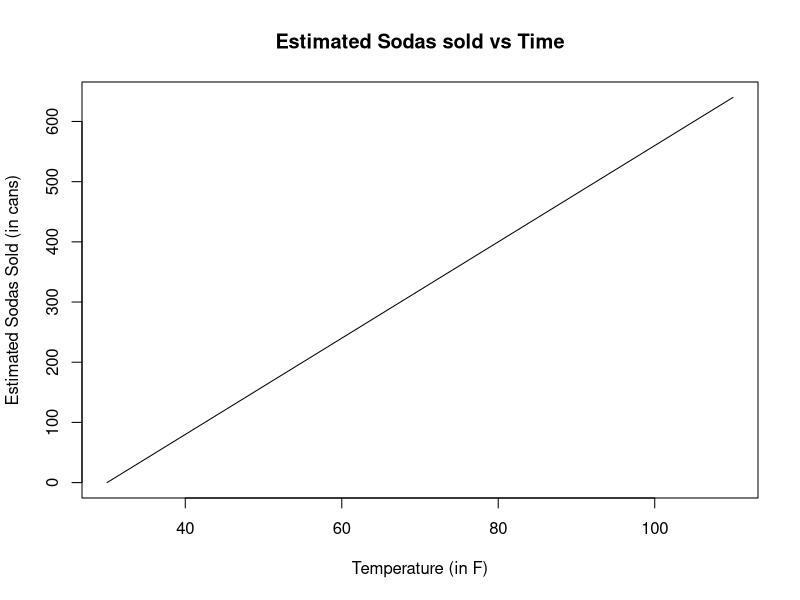

This chart was generated by the following R code: (Note: this script raises an error after producing the figure.)
## ---- chunk 1
knitr::opts_chunk$set(echo = TRUE)
knitr::opts_chunk$set(message= F)
knitr::opts_chunk$set(warning = F)
## ---- chunk 2
-240 + 8*80
## ---- chunk 3
x <-  30:110
y <-  -240 + 8*x
plot(x,y, xlab = "Temperature (in F)", ylab = "Estimated Sodas Sold (in cans)", 
     main = "Estimated Sodas sold vs Time",type = 'l')
## ---- chunk 4
#You should set it to your own working directory
#Note that the \ slashes are the default, but you have to change these to
#either double backslashes or / as I did
# file location from computer: C:\Users\ryanj\Dropbox\TA\Econ 103\Winter 2018\Data
my_wd <- "C:/Users/ryanj/Dropbox/TA/Econ 103/Winter 2018/Data/s4poe_statadata"
my_file <- paste(my_wd, "cps4_small.dta", sep = "/")

#to read in stata files, need special package (many exist)
#install.packages('haven') #must run if haven't installed it yet
library(haven)
dat <- read_stata(my_file)
    #could also use
    #haven::read_stata(my_file)
    #for questions, type ?read_stata or ?haven::read_stata

#Take a look
#View(dat)



#################################################
#First looking at wage
#################################################

#refer to items with dollar sign
#these autocomplete, type the dollar sign then hit tab and choose from the
#dropdown menu. much easier than remembering the names
#these are the built in plots
summary(dat$wage) #5 number summary
boxplot(dat$wage, main = "Box and Whisker Plot for Wage")
hist(dat$wage)

#Note, ggplot2 has some fancier plots
#install.packages("ggplot2")
library(ggplot2)

ggplot(dat = dat, aes(wage, ..density..)) +
  geom_histogram() +
  geom_density(col = 'red') + 
  ggtitle("Wage Histogram and Density Estimate")




########################################################
#Education
#######################################################



summary(dat$educ) #5 number summary
boxplot(dat$educ, main = "Box and Whisker Plot for Wage")

## Education is discrete, so we go with a barplot
ggplot(dat = dat, aes(educ)) +
  geom_bar() + 
  ggtitle("Education Bar Plot")

## ---- chunk 5
attach(dat)
reg_out <- lm(wage ~ educ + 1)
summary(reg_out)

#Plot using base functions
plot(educ, wage, main = "wage vs education and best fit in red")
abline(reg_out, col = "red")

#make a little fancier with ggplot
race  <- rep("white", nrow(dat))
race[black == 1] <- "black"
race[asian == 1] <- "asian"

my_coef <- reg_out$coefficients
my_coef

dat2 <-  cbind(dat, race) #adds extra column to dat
ggplot(data = dat2, aes(x= educ, y = wage, color = race)) +
  geom_point() +
  geom_abline(aes(intercept = my_coef[1], 
                  slope = my_coef[2] )) + 
  ggtitle("Wage vs Education with Best Fit in Black")

## ---- chunk 6
resid <- reg_out$residuals
gender <- rep("male", nrow(dat))
gender[dat$female==1] <- "female"

dat3 <- cbind(dat2, resid,gender)
ggplot(data=dat3,aes(x = educ, y = resid, color = race) ) +
  geom_point()


#repeat by gender
ggplot(data=dat3,aes(x = educ, y = resid, color = gender) ) +
  geom_point()

## ---- chunk 7
dat_male <- dat3[dat$female!=1,]
dat_female <- dat3[dat$female==1,]
dat_black <- dat3[dat$black==1,]
dat_white <- dat3[dat3$race=="white",]
  #could also use (dat$black!=1) & (dat$asian!=1)

reg_male <- lm(data = dat_male, wage ~ educ)
reg_female <- lm(data = dat_female, wage ~ educ)
reg_white <- lm(data = dat_white, wage ~ educ)
reg_black <- lm(data = dat_black, wage ~ educ)
summary(reg_male)
summary(reg_female)
summary(reg_black)
summary(reg_white)

new.dat <- data.frame(educ = c(12,14,16))
predict.lm(reg_male, newdata =new.dat)
predict.lm(reg_female, newdata =new.dat)
predict.lm(reg_white, newdata =new.dat)
predict.lm(reg_black, newdata =new.dat)
## ---- chunk 8
attach(dat3)
quad_reg <- lm(wage ~ 1 + I(educ^2)) #note, must use I()!
    #because it's a formula object
summary(quad_reg)

quad_reg_coef <- quad_reg$coefficients
quad_reg_coef
12*quad_reg_coef[2]
14*quad_reg_coef[2]
## ---- chunk 9

quad_wage_est = quad_reg_coef[1] + sort(educ,decreasing = F)^2*quad_reg_coef[2]

plot(educ, wage)
abline(reg_out, col = "red")
lines(sort(educ,decreasing = F), quad_wage_est,col="blue")
#abline(quad_reg, col = "blue") #doesn't work

dat4 <- cbind(dat3,quad_wage_est)
ggplot(data = dat4) +
  geom_point(aes(x = educ, y = wage, color = "points")) +
  geom_point(aes(x = sort(educ,decreasing = F), y = quad_wage_est,color = 'quadratic Estimate')) +
  geom_abline(intercept = my_coef[1], slope = my_coef[2])
## ---- chunk 10
hist(log(dat$wage))
## ---- chunk 11
log_wage <- log(wage)
log_dat <- cbind(dat3,log_wage)
log_reg <- lm(dat = log_dat, log_wage ~ educ)
summary(log_reg)
log_coef <- log_reg$coefficients

#marginal estimates at 12 and 14 years of education
log_coef[2] *exp(log_coef[1] + log_coef[2]* 12)
log_coef[2] *exp(log_coef[1] + log_coef[2]* 14)
